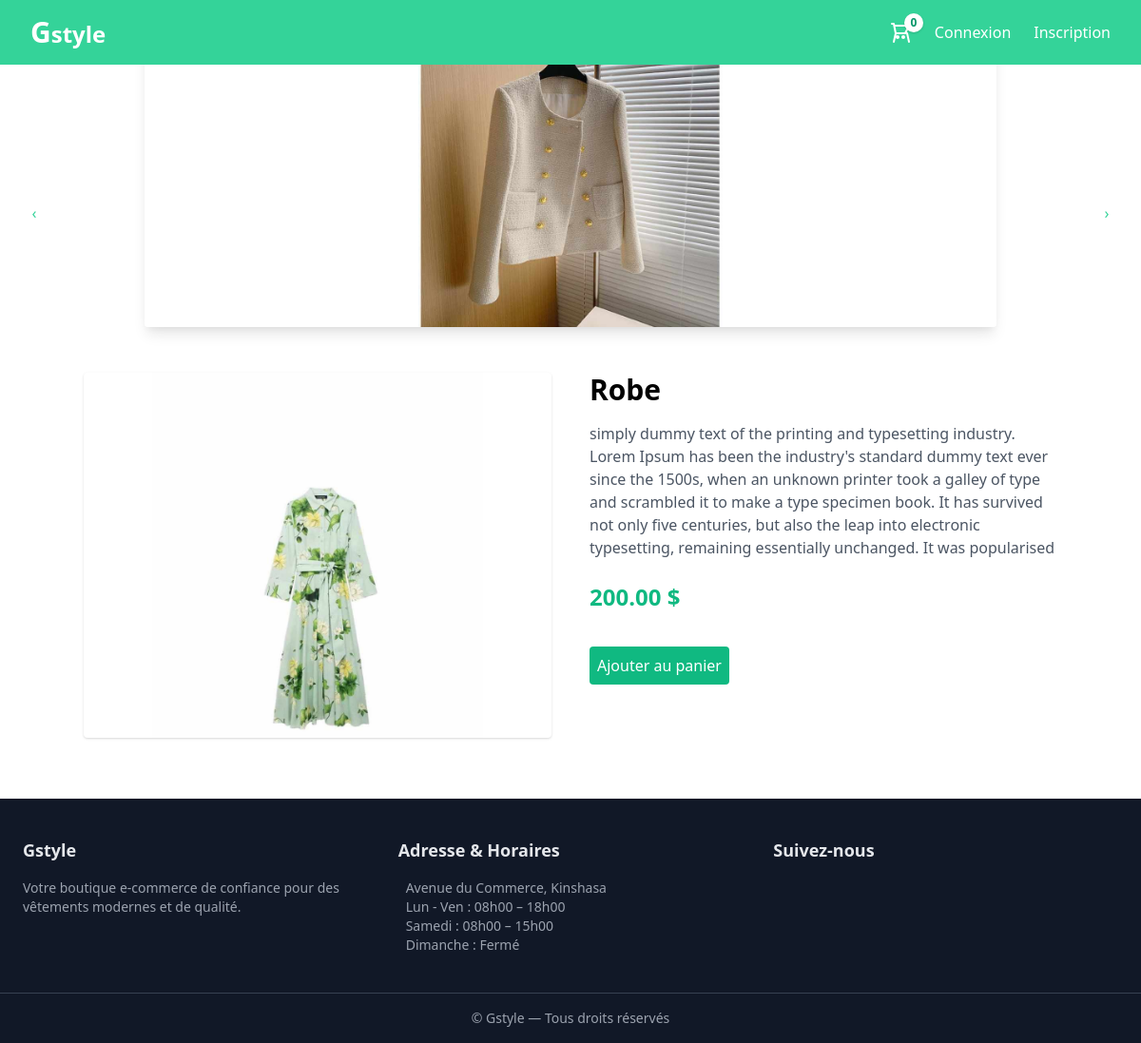
The page /products/1/ on the database its author committed.
### products/models.py (models this page shows, shortened)
class Produit(models.Model):
    nom = models.CharField(max_length=200)
    description = models.TextField()
    prix = models.DecimalField(max_digits=10, decimal_places=2)
    image = models.ImageField(upload_to='products/')
    stock = models.PositiveIntegerField(default=0)
    est_populaire = models.BooleanField(default=False)
    categorie = models.ForeignKey(Categorie, on_delete=models.SET_NULL, null=True, blank=True)

### products/views.py (the view)
# urls.py: path('<int:pk>/', views.product_detail, name='detail'),
def product_detail(request, pk):
    product = get_object_or_404(Produit, pk=pk)
    return render(request, 'products/detail_product.html', {
        'product': product
    })

### panier/context_processors.py (called while the page is built)
def panier_context(request):
    if request.user.is_authenticated:
        panier, _ = Panier.objects.get_or_create(user=request.user)
        return {'panier': panier}
    return {'panier': None}

### products/templates/products/detail_product.html
{% extends "base.html" %}
{% block content %}
<div class="max-w-5xl mx-auto grid grid-cols-1 md:grid-cols-2 gap-10">
    <img src="{{ product.image.url }}"
        class="w-full h-96 object-contain bg-white rounded shadow">
    <div>
        <h1 class="text-3xl font-bold mb-4">
            {{ product.nom }}
        </h1>
        <p class="text-gray-600 mb-6">
            {{ product.description }}
        </p>
        <p class="text-2xl font-bold text-green-500 mb-6">
            {{ product.prix }} $
        </p>
        <button
                data-id="{{ prod.id }}"
                onclick="addToCart(this.dataset.id)"
                class=" bg-green-500 text-white py-2 text-center px-2 mt-3 rounded hover:bg-green-600">
                Ajouter au panier
        </button>
    </div>
</div>
{% endblock %}

### rows shown on the page
Produit: image (picture), nom "Robe", description "simply dummy text of the printing and typesetting industry. Lorem Ipsum has been the industry's standard dummy text ever since the 1500s, when an unknown printer took a galley of type and scrambled it to make a type specimen book. It has survived not only five centuries, but also the leap into electronic typesetting, remaining essentially unchanged. It was popularised", prix "200.00"

### other values the page prints
{{ panier.total_items_count|default:0 }} "0"
